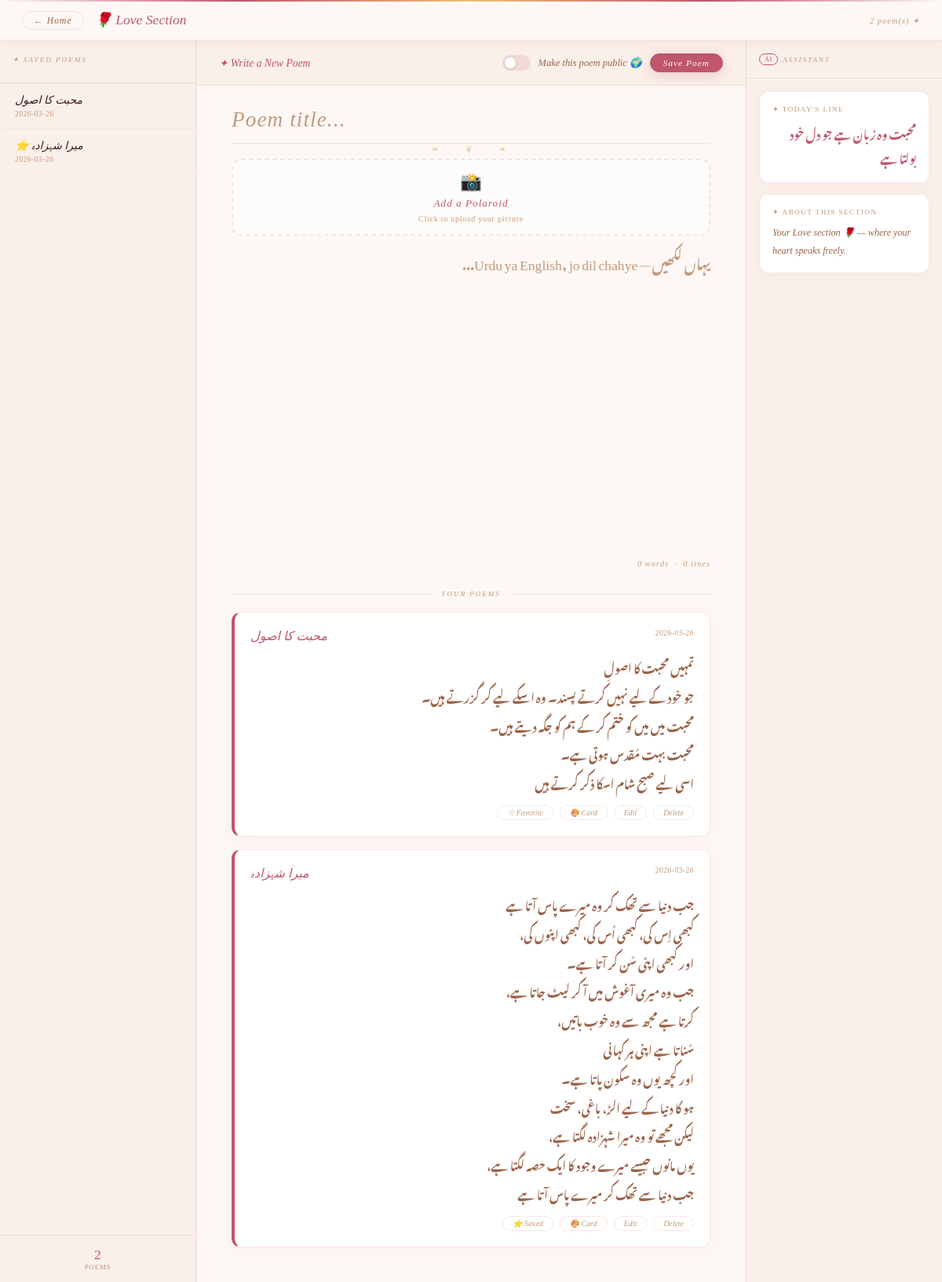
Screenshot of /section/love (signed in) with the database file from the repository.
### tables this page shows
CREATE TABLE poems (
            id      INTEGER PRIMARY KEY AUTOINCREMENT,
            mood    TEXT NOT NULL,
            title   TEXT NOT NULL,
            content TEXT NOT NULL,
            created TEXT DEFAULT (date('now'))
        , image TEXT DEFAULT NULL, user_id INTEGER DEFAULT 1, is_public INTEGER DEFAULT 0);

### app.py (the view)
@app.route('/section/<key>')
@login_required
def section(key):
    conn = sqlite3.connect(DB)
    c = conn.cursor()
    c.execute('SELECT id, title, content, created, image FROM poems WHERE mood = ? AND user_id = ? ORDER BY id DESC',
              (key, current_user.id))
    raw_poems = c.fetchall()
    conn.close()
    poems = []
    for p in raw_poems:
        poems.append({
            'id': p[0], 'title': p[1], 'content': p[2],
            'created': p[3], 'image': p[4],
            'is_fav': is_favorite(p[0])
        })
    ai_line = random.choice(ai_lines.get(key, ['']))
    return render_template('section.html', key=key, poems=poems, ai_line=ai_line)

### app.py (called while the page is built)
@login_manager.user_loader
def load_user(user_id):
    conn = sqlite3.connect(DB)
    c = conn.cursor()
    c.execute('SELECT id, username, email FROM users WHERE id = ?', (user_id,))
    user = c.fetchone()
    conn.close()
    if user:
        return User(user[0], user[1], user[2])
    return None

def is_favorite(poem_id):
    conn = sqlite3.connect(DB)
    c = conn.cursor()
    c.execute('SELECT id FROM favorites WHERE poem_id = ?', (poem_id,))
    result = c.fetchone()
    conn.close()
    return result is not None

### templates/section.html (shortened to what this page needs)
<!DOCTYPE html>
<html lang="en" dir="ltr">
<head>
</head>
<body>
<div class="petals">
</div>
<nav class="navbar">
  <a href="/" class="back-btn">← Home</a>
  <div class="nav-title">
    {% if key == 'love' %}🌹
    {% elif key == 'reality' %}🌍
    {% elif key == 'happy' %}😊
    {% elif key == 'dosti' %}🤝
    {% else %}💔{% endif %}
    {{ key|title }} Section
  </div>
  <div class="nav-poem-count">{{ poems|length }} poem(s) ✦</div>
</nav>
<div class="workspace">
  <aside class="sidebar">
    <div class="sidebar-top">
      <div class="sidebar-heading">✦ Saved Poems</div>
    </div>
    <div class="poem-list">
      {% if poems %}
        {% for poem in poems %}
<div class="poem-item">
  <div class="pi-title">
    {% if poem.is_fav %}⭐ {% endif %}{{ poem.title }}
  </div>
  <div class="pi-date">{{ poem.created }}</div>
</div>
{% endfor %}
      {% else %}
        <div class="empty-state">ابھی کوئی نظم نہیں 🌸<br/><span style="font-size:0.65rem;">Write your first poem!</span></div>
      {% endif %}
    </div>
    <div class="sidebar-stats">
      <div class="stat"><div class="stat-n">{{ poems|length }}</div><div class="stat-l">Poems</div></div>
    </div>
  </aside>
  <main class="editor">
    <div class="editor-topbar">
      <span class="topbar-label">✦ Write a New Poem</span>
      <div class="public-toggle">
  <label class="toggle-label">
    <span class="toggle-switch"></span>
    <span class="toggle-text">Make this poem public 🌍</span>
  </label>
</div>
      <button class="et-btn save" onclick="saveWithToast()">Save Poem</button>
    </div>
    <div class="editor-body">
      <form id="poem-form" method="POST" action="/save" enctype="multipart/form-data">
        <input class="field-title" type="text" name="title" placeholder="Poem title..." required/>
        <div class="ornament">❧ &nbsp; ❦ &nbsp; ❧</div>
        <div class="upload-box">
          <label for="image-upload" class="upload-label">
            <div class="upload-icon">📸</div>
            <div class="upload-text">Add a Polaroid</div>
            <div class="upload-sub">Click to upload your picture</div>
          </label>
        </div>
        <textarea class="field-content" name="content" id="poem-content"
  placeholder="یہاں لکھیں — Urdu ya English, jo dil chahye..."
  rows="8" required oninput="updateCounter()"></textarea>
<div class="word-counter" id="word-counter">
  <span id="wc">0</span> words &nbsp;·&nbsp; <span id="lc">0</span> lines
</div>
      </form>
      {% if poems %}
      <div class="saved-section" style="padding:0; margin-top:16px;">
        <div class="saved-divider">Your Poems</div>
        {% for poem in poems %}
<div class="saved-card">
  <div class="saved-header">
    <div class="saved-title">{{ poem.title }}</div>
    <div class="saved-date">{{ poem.created }}</div>
  </div>
  <div class="saved-text">{{ poem.content }}</div>
  <div class="saved-footer">
    <a href="/favorite/{{ poem.id }}/{{ key }}" class="action-link fav">
      {% if poem.is_fav %}⭐ Saved{% else %}☆ Favorite{% endif %}
    </a>
    <a href="/card/{{ poem.id }}" class="action-link card">🎨 Card</a>
    <a href="/edit/{{ poem.id }}" class="action-link edit">Edit</a>
    <a href="/delete/{{ poem.id }}/{{ key }}" class="action-link delete"
       onclick="return confirm('Delete this poem?')">Delete</a>
  </div>
</div>
{% endfor %}
      </div>
      {% endif %}
    </div>
  </main>
  <aside class="ai-panel">
    <div class="ai-panel-top"><span class="ai-badge">AI</span> Assistant</div>
    <div class="ai-panel-body">
      <div class="ai-box">
        <div class="ai-box-label">✦ Today's Line</div>
        <div class="ai-today-line">{{ ai_line }}</div>
      </div>
      <div class="ai-box">
        <div class="ai-box-label">✦ About this Section</div>
        <div class="section-about">
          {% if key == 'love' %}Your Love section 🌹 — where your heart speaks freely.
          {% elif key == 'reality' %}Your Reality section 🌍 — raw, honest, true.
          {% elif key == 'happy' %}Your Happy section 😊 — golden moments captured forever.
          {% elif key == 'dosti' %}Your Dosti section 🤝 — friendships that feel like home.
          {% else %}Your Sad section 💔 — where pain becomes poetry.{% endif %}
        </div>
      </div>
    </div>
  </aside>
</div>
</body>
</html>

### rows the page displays
poems: title "محبت کا اصول", created "2026-03-26", content "تمہیں محبت کا اصولِ جو خود کے لیے نہیں کرتے پسند۔ وہ اسکے لیے کر گزرتے ہیں۔ محبت میں میں کو ختم کر کے ہم كو جگہ دیتے ہیں۔ محبت بہت مُقدس ہوتی ہے۔ اسی لیے صبح شام اسکا ذکر کرتے ہیں", shows "☆ Favorite"
poems: title "میرا شہزادہ", created "2026-03-26", content "جب دنیا سے تھک کر وہ میرے پاس آتا ہے کبھی اِس کی، کبھی اُس کی، کبھی اپنوں کی، اور کبھی اپنی سُن کر آتا ہے۔ جب وہ میری آغوش میں آ کر لیٹ جاتا ہے، کرتا ہے مجھ سے وہ خوب باتیں، سُناتا ہے اپنی ہر کہانی اور کچھ یوں وہ سکون پاتا ہے۔ ہو گا دنیا کے لیے الڑ، باغی، سخت لیکن مجھے تو وہ میرا شہزادہ لگتا ہے، یوں مانوں جیسے میرے وجود کا ایک حصہ لگتا ہے، جب دنیا سے تھک کر میرے پاس آتا ہے", shows "⭐ Saved"

### other values shown
{{ key|title }} "Love"
{{ poems|length }} "2"
{{ ai_line }} "محبت وہ زبان ہے جو دل خود بولتا ہے"
